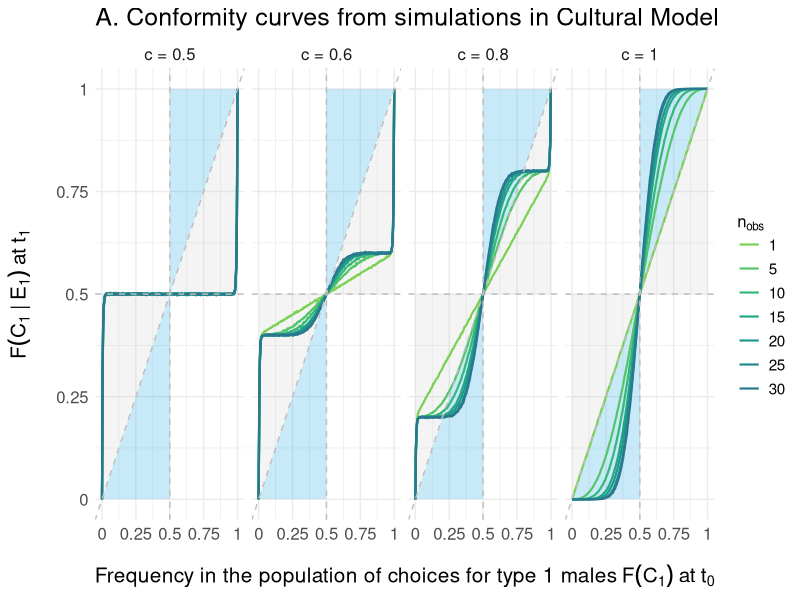
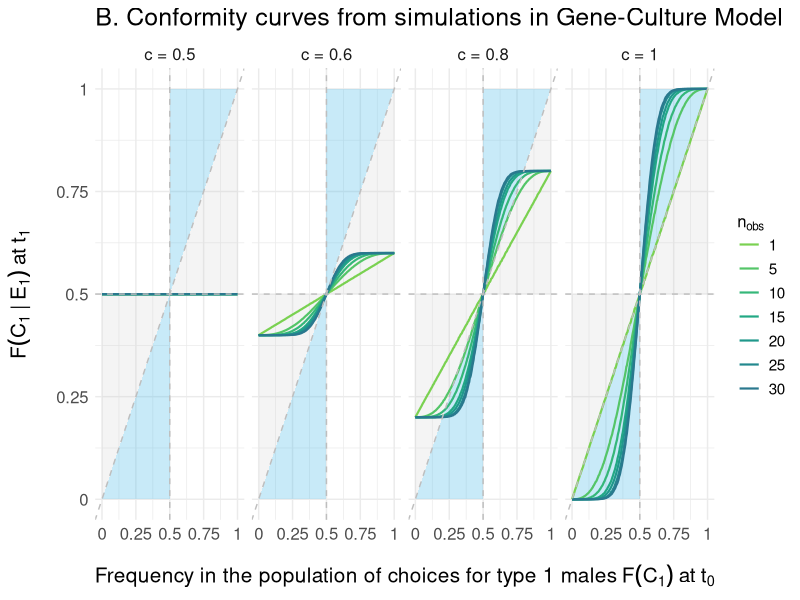
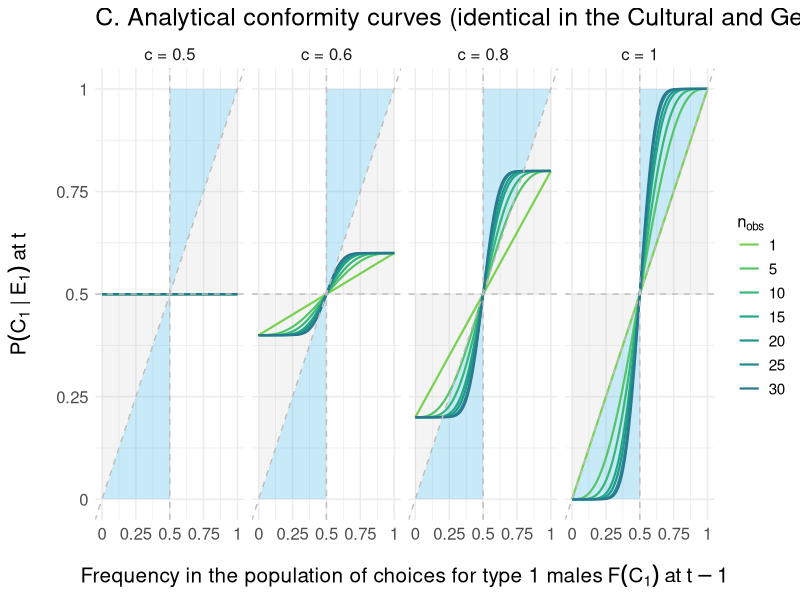
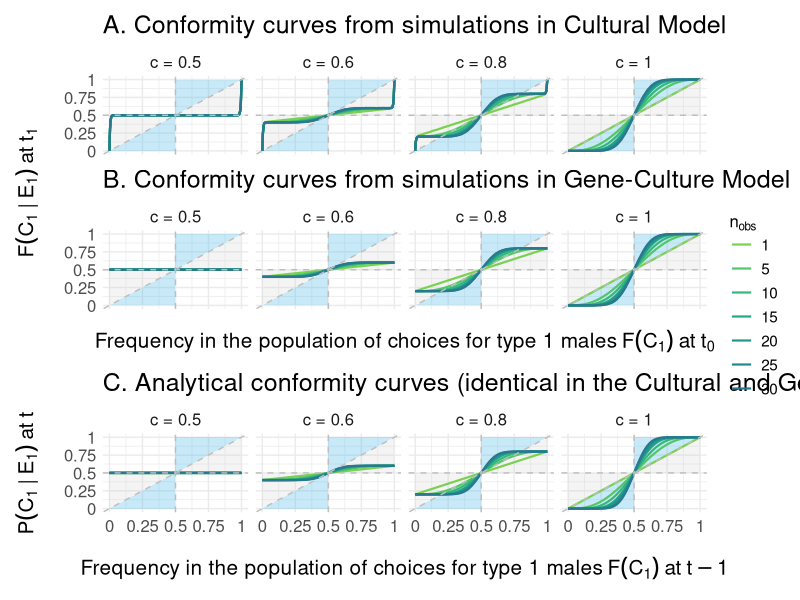
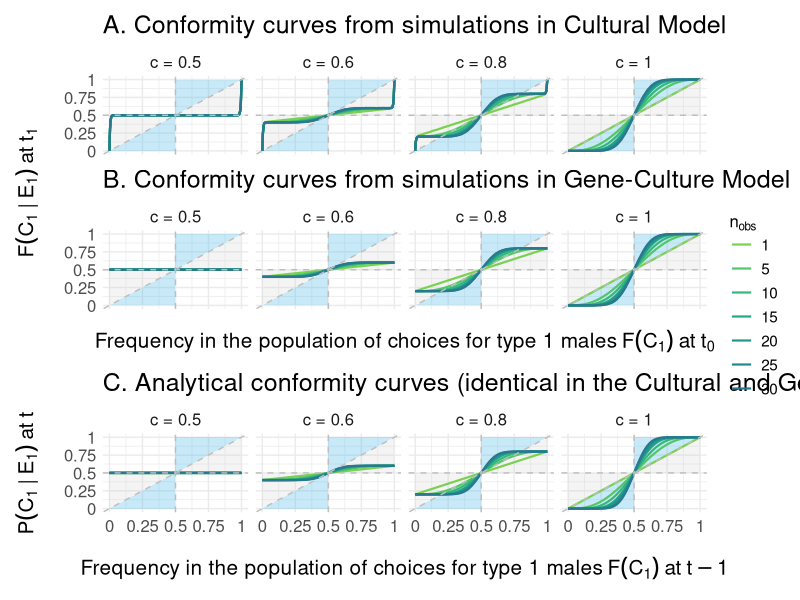

The R source for these figures, in order:
# ==============================================================================
# SCRIPT FOR GENERATING CONFORMITY CURVES COMPARISON FIGURE
# ==============================================================================
# This script generates Figure 5 (supplementary material) comparing conformity 
# curves from simulations in both Cultural and Gene-Culture models with 
# analytical predictions.
# ==============================================================================

#### conformity curves from simulations ####

# ------------------------------------------------------------------------------
# DATA LOADING AND PREPROCESSING
# ------------------------------------------------------------------------------
# Load simulation results from both models
# dfA: Results from Cultural Model
# dfB: Results from Gene-Culture Model
dfA <- read.csv("dfA_mean_pop1000_rep1000.csv")
dfB <- read.csv("dfB_mean_pop1000_rep1000.csv")

# Filter datasets to remove:
# - n_obs = 0
# - c = 0.7, 0.9: intermediate conformity values excluded for clarity in visualization
dfA_sub <- subset(dfA, n_obs != 0 & c != 0.7 & c!= 0.9)
dfB_sub <- subset(dfB, n_obs != 0 & c != 0.7 & c!= 0.9)

# Convert numerical variables to factors for discrete color mapping in plots
dfA_sub$n_obs <- as.factor(dfA_sub$n_obs)
dfA_sub$c <- as.factor(dfA_sub$c)

# Create labels for faceting panels showing different conformity levels
# Labels will display as "c = 0.5", "c = 0.6", etc.
c_labs <- c()
for (i in 1 : length(unique(dfB_sub$c))){
  c_labs[i] <- paste("c =", unique(dfB_sub$c)[i])
}
names(c_labs) <- unique(dfB_sub$c)

# Load required visualization libraries
library(ggplot2)   # Main plotting library
library(patchwork) # For combining multiple plots
library(viridis)   # Color-blind friendly color palettes

# ------------------------------------------------------------------------------
# PLOT A: CONFORMITY CURVES FROM CULTURAL MODEL SIMULATIONS
# ------------------------------------------------------------------------------
# Calculate conditional probability for Cultural Model
conf_curves_cultural <- ggplot(dfA_sub, aes(x = female_choice_first, y = female_choice_last, color = n_obs)) +
  # Background polygons indicating theoretical predictions:
  # Blue regions: areas where conformity should increase choice for type 1
  # Gray regions: areas where random choice or anti-conformity expected
  annotate(geom = "polygon", x = c(0, 0.5, 0.5), y = c(0, 0, 0.5), fill = "#48bbe8", alpha = 0.3) +
  annotate(geom = "polygon", x = c(0.5, 0.5, 1), y = c(0.5, 1, 1), fill = "#48bbe8", alpha = 0.3) +
  annotate(geom = "polygon", x = c(0.5, 1, 1), y = c(0.5, 0.5, 1), fill = "gray80", alpha = 0.2) +
  annotate(geom = "polygon", x = c(0, 0, 0.5), y = c(0, 0.5, 0.5), fill = "gray80", alpha = 0.2) +
  # Main data visualization
  # geom_point(size = 1) +  # Points commented out for cleaner lines
  geom_line(lwd = 0.75) +   # Line thickness set to 0.75 for visibility
  # Reference lines for interpretation:
  geom_hline(yintercept = 0.5, linetype = "dashed", color = "grey") +  # Random choice line
  geom_vline(xintercept = 0.5, linetype = "dashed", color = "grey") +  # Population equilibrium
  geom_abline(intercept = 0, slope = 1, linetype = "dashed", color = "grey") +  # No-change line
  # Separate panels for different conformity strengths
  facet_grid(~ c, labeller = labeller(c = c_labs)) +
  # X-axis: Initial frequency of choice for type 1 males in population
  scale_x_continuous(expression("Frequency in the population of choices for type 1 males" ~ F(C[1]) ~ "at" ~ t[0]), 
                     breaks = seq(0, 1, 0.25), limits = c(0,1), labels = seq(0, 1, 0.25)) +
  # Y-axis: Final frequency after one generation of cultural transmission
  scale_y_continuous(expression(F(C[1] ~ "|" ~ E[1]) ~ "at" ~ t[1]), 
                     breaks = seq(0, 1, 0.25), limits = c(0,1), labels = seq(0, 1, 0.25)) +
  # Color scheme: viridis palette for sample size (n_obs)
  scale_color_viridis(option = "D", discrete = TRUE, direction = -1, begin = 0.4, end = 0.8, 
                      labels = c(1, seq(5, 30, 5), expression("">= n[mat]))) +
  guides(color = guide_legend(title = expression(n[obs]))) +
  ggtitle("A. Conformity curves from simulations in Cultural Model") +
  theme_minimal() +
  # Detailed theme customization for publication quality
  theme(strip.background = element_blank(),
        title = element_text(size = 15, margin = margin(t = 20)),    
        axis.title.x = element_text(size = 15, margin = margin(t = 15)),  # X-axis title formatting
        axis.title.y = element_text(size = 15, margin = margin(r = 15)),  # Y-axis title formatting
        axis.text.x = element_text(size = 12),   # X-axis labels
        axis.text.y = element_text(size = 12),   # Y-axis labels
        legend.title = element_text(size = 12),  # Legend title
        legend.text = element_text(size = 11),   # Legend labels
        strip.text = element_text(size = 12))    # Facet panel labels
conf_curves_cultural

# ------------------------------------------------------------------------------
# DATA TRANSFORMATION FOR GENE-CULTURE MODEL
# ------------------------------------------------------------------------------
# Calculate conditional probability for Gene-Culture Model
dfB_sub$conditional_proba_choose1 <- dfB_sub$c * dfB_sub$female_preference_last + (1-dfB_sub$c) * (1 - dfB_sub$female_preference_last)

# Convert to factors for consistent plotting with Cultural Model
dfB_sub$n_obs <- as.factor(dfB_sub$n_obs)
dfB_sub$c <- as.factor(dfB_sub$c)

# ------------------------------------------------------------------------------
# PLOT B: CONFORMITY CURVES FROM GENE-CULTURE MODEL SIMULATIONS
# ------------------------------------------------------------------------------
# Similar structure to Plot A but shows results from Gene-Culture Model
# where both genetic preferences and cultural transmission influence choice
conf_curves_geneculture <- ggplot(dfB_sub, aes(x = female_choice_first, y = conditional_proba_choose1, color = n_obs)) +
  # Same background polygon annotations as Cultural Model for comparison
  annotate(geom = "polygon", x = c(0, 0.5, 0.5), y = c(0, 0, 0.5), fill = "#48bbe8", alpha = 0.3) +
  annotate(geom = "polygon", x = c(0.5, 0.5, 1), y = c(0.5, 1, 1), fill = "#48bbe8", alpha = 0.3) +
  annotate(geom = "polygon", x = c(0.5, 1, 1), y = c(0.5, 0.5, 1), fill = "gray80", alpha = 0.2) +
  annotate(geom = "polygon", x = c(0, 0, 0.5), y = c(0, 0.5, 0.5), fill = "gray80", alpha = 0.2) +
  # Main visualization elements (identical to Cultural Model plot)
  geom_line(lwd = 0.75) +
  geom_hline(yintercept = 0.5, linetype = "dashed", color = "grey") +
  geom_vline(xintercept = 0.5, linetype = "dashed", color = "grey") +
  geom_abline(intercept = 0, slope = 1, linetype = "dashed", color = "grey") +
  facet_grid(~ c, labeller = labeller(c = c_labs)) +
  # Axis labels match Cultural Model for direct comparison
  scale_x_continuous(expression("Frequency in the population of choices for type 1 males" ~ F(C[1]) ~ "at" ~ t[0]), 
                     breaks = seq(0, 1, 0.25), limits = c(0,1), labels = seq(0, 1, 0.25)) +
  scale_y_continuous(expression(F(C[1] ~ "|" ~ E[1]) ~ "at" ~ t[1]), 
                     breaks = seq(0, 1, 0.25), limits = c(0,1), labels = seq(0, 1, 0.25)) +
  scale_color_viridis(option = "D", discrete = TRUE, direction = -1, begin = 0.4, end = 0.8, 
                      labels = c(1, seq(5, 30, 5), expression("">= n[mat]))) +
  guides(color = guide_legend(title = expression(n[obs]))) +
  ggtitle("B. Conformity curves from simulations in Gene-Culture Model") +
  theme_minimal() +
  # Identical theme to Cultural Model plot for consistency
  theme(strip.background = element_blank(),
        title = element_text(size = 15, margin = margin(t = 20)),    
        axis.title.x = element_text(size = 15, margin = margin(t = 15)),
        axis.title.y = element_text(size = 15, margin = margin(r = 15)), 
        axis.text.x = element_text(size = 12),  
        axis.text.y = element_text(size = 12),
        legend.title = element_text(size = 12),  
        legend.text = element_text(size = 11),
        strip.text = element_text(size = 12)) 
conf_curves_geneculture

# ------------------------------------------------------------------------------
# ANALYTICAL CONFORMITY CURVES SETUP
# ------------------------------------------------------------------------------
#### analytical conformity curves ####

# Model parameters matching simulation conditions
parameters <- list(
  nb_class = c(1,1),           # Age classes for males and females
  K = 1000,                    # Population size
  female_strategy = "conformity", # Female mate choice strategy
  survival = 0.9,              # Survival rate (must be < 1)
  ageing = 0.1,               # Probability to stay in same age class
  initial_trait_frequency = 0.5, # Initial probability that males have trait 1
  n_matings = 100,            # Maximum matings per male per time step
  mutation_rate = 0.1,        # Genetic mutation rate (heritability = 1 - mutation_rate)
  n_obs = 10,                 # Maximum number of couples observed per female
  c = 0.5)                    # Copying rate (conformity strength)

# Average number of observable matings per time step (empirically determined from simulations)
n_observable_matings <- 224 

# Parameter grid for analytical calculations
# Covers same parameter space as simulations for direct comparison
param_grid <- expand.grid(n_obs = c(0, 1, seq(5, 30, 5)),           # Sample sizes
                          mutation_rate = 0,                          # No mutation for analytical case
                          c = seq(0.5, 1, 0.1),                     # Conformity strengths
                          initial_trait_frequency = seq(0, 1, 1/n_observable_matings)) # All possible frequencies

n_rep <- 1000  # Number of replications (for compatibility with simulation data structure)

# Extract unique parameter values for iteration
c_vector <- unique(param_grid$c)
n_obs_vector <- unique(param_grid$n_obs)
nb_of_plots <- length(c_vector)
ratios <- seq(0, 1, 1/n_observable_matings)        # Frequency ratios for x-axis
possible_n_matings_1 <- seq(0, n_observable_matings, 1)  # All possible counts of type 1 matings

# ------------------------------------------------------------------------------
# ANALYTICAL FUNCTION FOR THEORETICAL PREDICTIONS
# ------------------------------------------------------------------------------
#### function for analytical curves ####

# Calculate theoretical conformity response based on hypergeometric distribution
theoretical_conformity_response <- function(n_matings, n_matings_1, n_obs, c) {
  # Ensure sample size doesn't exceed available matings (biological constraint)
  n_obs <- min(n_obs, n_matings) 
  
  # Quorum needed to detect majority: more than half of observed matings
  # floor() used because phyper tests P(X > x), so we need strict inequality
  quorum_needed = floor(n_obs/2) 
  
  # Probability of observing majority for type 1 using hypergeometric distribution
  # Drawing n_obs samples from population with n_matings_1 successes out of n_matings total
  p_maj1 = phyper(quorum_needed, n_matings_1, n_matings - n_matings_1, 
                  n_obs, lower.tail = FALSE)
  
  # Probability of observing majority for type 0 (using complementary logic)
  p_maj0 = phyper(quorum_needed, n_matings - n_matings_1, n_matings_1, 
                  n_obs, lower.tail = FALSE)
  
  # Probability of no clear majority (tie cases)
  # Rounded to avoid negative infinitesimal probabilities from floating point errors
  p_no_maj = round(1 - p_maj1 - p_maj0, 5) 
  
  # Convert majority detection to preferences
  # If majority for type 1: prefer type 1
  # If majority for type 0: prefer type 0  
  # If no majority: random preference (50-50 split)
  p_pref1 <- p_maj1 + 0.5*p_no_maj
  p_pref0 <- p_maj0 + 0.5*p_no_maj
  
  # Final choice probability combines conformist preference with baseline tendency
  # c = 1: pure conformity (follow observed majority)
  # c = 0.5: equal weight to conformity and counter-conformity
  p_choice1 <- c*p_pref1 + (1-c)*p_pref0
  
  return(p_choice1)
}

# ------------------------------------------------------------------------------
# COMPUTE ANALYTICAL CURVES FOR ALL PARAMETER COMBINATIONS
# ------------------------------------------------------------------------------
#### computing analytical conformist curves (conditional probability) ####

# Initialize data structure for analytical results
columns_df <- c("p_choice_1","n_matings_1", "ratio_matings_1","n_obs", "c") 
analytical_curves <- data.frame(matrix(nrow = 0, ncol = length(columns_df))) 
colnames(analytical_curves) = columns_df
plots_list <- list()  # Storage for individual plot data

# Nested loops to calculate theoretical curves for each parameter combination
count <- 1
while (count <= nb_of_plots) {
  tested_c <- c_vector[count]  # Current conformity level being tested
  
  # Initialize data frame for current conformity level
  one_plot_df <- data.frame(matrix(nrow = 0, ncol = length(columns_df))) 
  colnames(one_plot_df) = columns_df
  
  prop <- 1
  # Loop through each sample size (n_obs)
  for (nobs in n_obs_vector) {
    # Initialize data frame for current sample size
    one_nobs_df <- data.frame(matrix(nrow = length(possible_n_matings_1), ncol = length(columns_df))) 
    colnames(one_nobs_df) = columns_df
    
    # Calculate theoretical response for each possible number of type 1 matings
    for (i in 1 : length(possible_n_matings_1)) { 
      one_nobs_df[i, "n_matings_1"] <- possible_n_matings_1[i]  # Absolute count
      one_nobs_df[i, "n_obs"] <- nobs                          # Sample size
      one_nobs_df[i, "ratio_matings_1"] <- ratios[i]           # Frequency ratio
      one_nobs_df[i, "c"] <- tested_c                          # Conformity strength
      # Core calculation: theoretical probability of choosing type 1
      one_nobs_df[i, "p_choice_1"] <- theoretical_conformity_response(n_observable_matings, 
                                                                      possible_n_matings_1[i], 
                                                                      nobs, tested_c)
    } 
    # Combine results for current sample size
    one_plot_df <- rbind(one_plot_df, one_nobs_df)
    plots_list[[count]] <- one_plot_df
    prop <- prop + 1
  }
  # Combine results for current conformity level
  analytical_curves <- rbind(analytical_curves, one_plot_df)
  count <- count + 1
}

# ------------------------------------------------------------------------------
# PLOT C: ANALYTICAL CONFORMITY CURVES
# ------------------------------------------------------------------------------
#### plot analytical conformity curves ####

# Convert variables to factors for consistent plotting with simulation results
analytical_curves$n_obs <- as.factor(analytical_curves$n_obs)
analytical_curves$c <- as.factor(analytical_curves$c)

# Create labels for conformity level facets (matching simulation plots)
c_labs <- c()
for (i in 1 : length(unique(param_grid$c))){
  c_labs[i] <- paste("c =", unique(param_grid$c)[i])
}
names(c_labs) <- unique(param_grid$c)

# Filter to match simulation plot parameters (exclude n_obs=0 and c=0.7,0.9)
analytical_curves_sub <- subset(analytical_curves, n_obs != 0 & c != 0.7 & c!= 0.9)

# Create analytical curves plot with identical structure to simulation plots
analytical_conf_curves <- ggplot(analytical_curves_sub, aes(x = ratio_matings_1, y = p_choice_1, color = n_obs)) +
  # Same background regions as simulation plots for direct comparison
  annotate(geom = "polygon", x = c(0, 0.5, 0.5), y = c(0, 0, 0.5), fill = "#48bbe8", alpha = 0.3) +
  annotate(geom = "polygon", x = c(0.5, 0.5, 1), y = c(0.5, 1, 1), fill = "#48bbe8", alpha = 0.3) +
  annotate(geom = "polygon", x = c(0.5, 1, 1), y = c(0.5, 0.5, 1), fill = "gray80", alpha = 0.2) +
  annotate(geom = "polygon", x = c(0, 0, 0.5), y = c(0, 0.5, 0.5), fill = "gray80", alpha = 0.2) +
  # Main visualization elements
  geom_line(lwd = 0.75) +
  geom_hline(yintercept = 0.5, linetype = "dashed", color = "grey") +
  geom_vline(xintercept = 0.5, linetype = "dashed", color = "grey") +
  geom_abline(intercept = 0, slope = 1, linetype = "dashed", color = "grey") +
  facet_grid(~ c, labeller = labeller(c = c_labs)) +
  # X-axis: Population frequency (matching simulation plots but with different time notation)
  scale_x_continuous(expression("Frequency in the population of choices for type 1 males" ~ F(C[1]) ~ "at" ~ t-1), 
                     breaks = seq(0, 1, 0.25), limits = c(0,1), labels = seq(0, 1, 0.25)) +
  # Y-axis: Conditional probability of choice (theoretical prediction)
  scale_y_continuous(expression(P(C[1] ~ "|" ~ E[1]) ~ "at" ~ t), 
                     breaks = seq(0, 1, 0.25), limits = c(0,1), labels = seq(0, 1, 0.25)) +
  # Color scheme identical to simulation plots
  scale_color_viridis(option = "D", discrete = TRUE, direction = -1, begin = 0.4, end = 0.8, 
                      labels = c(1, seq(5, 30, 5), expression("">= n[mat]))) +
  guides(color = guide_legend(title = expression(n[obs]))) +
  ggtitle("C. Analytical conformity curves (identical in the Cultural and Gene–Culture Models)") +
  theme_minimal() +
  # Theme matching simulation plots for consistency
  theme(strip.background = element_blank(),
        title = element_text(size = 15, margin = margin(t = 20)),    
        axis.title.x = element_text(size = 15, margin = margin(t = 15)),
        axis.title.y = element_text(size = 15, margin = margin(r = 15)), 
        axis.text.x = element_text(size = 12),  
        axis.text.y = element_text(size = 12),
        legend.title = element_text(size = 12),  
        legend.text = element_text(size = 11),
        strip.text = element_text(size = 12)) 
analytical_conf_curves

# ------------------------------------------------------------------------------
# FINAL FIGURE ASSEMBLY AND EXPORT
# ------------------------------------------------------------------------------
#### All plots together ####

# Combine all three plots vertically using patchwork
figure_conf_curves <- conf_curves_cultural / conf_curves_geneculture / analytical_conf_curves + 
  plot_layout(axes = "collect") +    # Align axes across plots
  plot_layout(guides = 'collect')    # Share legend across plots
figure_conf_curves

# Export final figure as PDF for supplementary materials
pdf(file="figure_s1.pdf",
    width = 13, height = 13)
figure_conf_curves
dev.off()